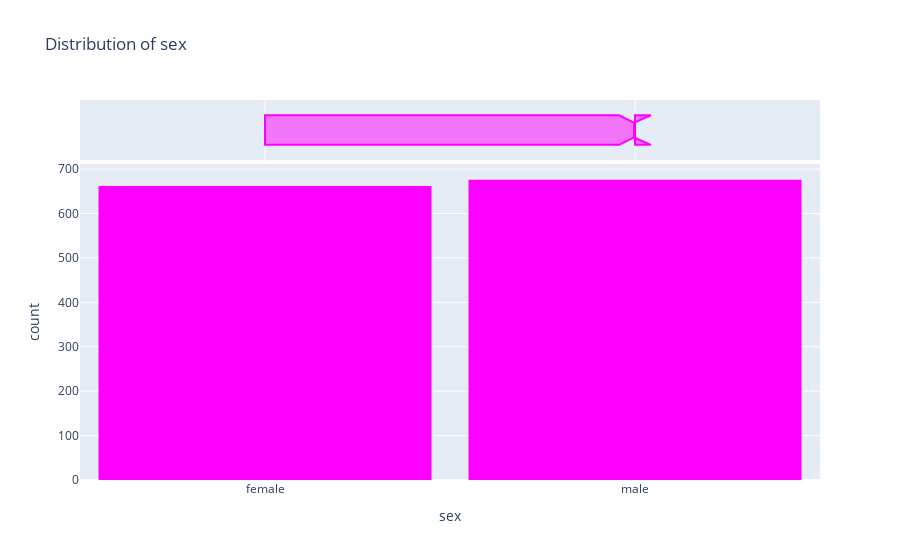

This figure's notebook cell:
### Code cell
fig = px.histogram(medical_df,
                   x='sex',
                   marginal='box',
                   color_discrete_sequence = ['magenta'],
                   title='Distribution of sex'
)
fig.update_layout(bargap=0.1)
fig.show()

### Figure 1 — Plotly figure (JSON) as saved in the notebook; plotly's stock layout.template omitted (floating-point values rounded to 4 significant figures; data arrays with more than 128 entries replaced by an {"elided": "..."} marker saying what was removed)
{"data": [{"alignmentgroup": "True", "bingroup": "x", "hovertemplate": "sex=%{x}<br>count=%{y}<extra></extra>", "legendgroup": "", "marker": {"color": "magenta", "pattern": {"shape": ""}}, "name": "", "offsetgroup": "", "orientation": "v", "showlegend": false, "type": "histogram", "x": {"elided": "1338 str values"}, "xaxis": "x", "yaxis": "y"}, {"alignmentgroup": "True", "hovertemplate": "sex=%{x}<extra></extra>", "legendgroup": "", "marker": {"color": "magenta"}, "name": "", "notched": true, "offsetgroup": "", "showlegend": false, "type": "box", "x": {"elided": "1338 str values"}, "xaxis": "x2", "yaxis": "y2"}], "layout": {"bargap": 0.1, "barmode": "relative", "legend": {"tracegroupgap": 0}, "title": {"text": "Distribution of sex"}, "xaxis": {"anchor": "y", "domain": [0, 1], "title": {"text": "sex"}}, "xaxis2": {"anchor": "y2", "domain": [0, 1], "matches": "x", "showgrid": true, "showticklabels": false}, "yaxis": {"anchor": "x", "domain": [0, 0.8316], "title": {"text": "count"}}, "yaxis2": {"anchor": "x2", "domain": [0.8416, 1], "matches": "y2", "showgrid": false, "showline": false, "showticklabels": false, "ticks": ""}}}
